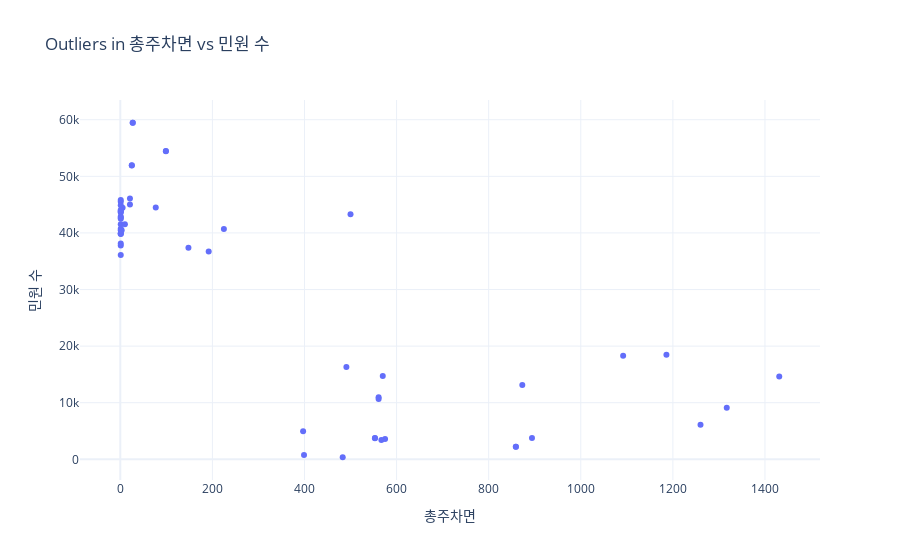

Notebook code for this chart:
### Code cell
fig = px.scatter(outliers_df, x='총주차면', y='민원 수',

                title='Outliers in 총주차면 vs 민원 수')
fig.update_layout(
    xaxis_title='총주차면',
    yaxis_title='민원 수',
    template='plotly_white'
)
fig.show()

### Figure 1 — Plotly figure (JSON) as saved in the notebook; plotly's stock layout.template omitted (floating-point values rounded to 4 significant figures)
{"data": [{"hovertemplate": "총주차면=%{x}<br>민원 수=%{y}<extra></extra>", "legendgroup": "", "marker": {"color": "#636efa", "symbol": "circle"}, "mode": "markers", "name": "", "orientation": "v", "showlegend": false, "type": "scatter", "x": [192.0, 3.0, 5.0, 27.0, 99.0, 25.0, 1.0, 1.0, 1.0, 1.0, 148.0, 1.0, 1.0, 21.0, 1.0, 1.0, 1.0, 1.0, 1.0, 1.0, 1.0, 1.0, 1.0, 1.0, 1.0, 859.0, 859.0, 553.0, 894.0, 561.0, 491.0, 575.0, 225.0, 1431.0, 483.0, 27.0, 99.0, 25.0, 500.0, 10.0, 1.0, 21.0, 1.0, 77.0, 1186.0, 553.0, 397.0, 570.0, 561.0, 399.0, 1260.0, 1317.0, 1092.0, 873.0, 567.0], "xaxis": "x", "y": [36734, 40468, 44435, 59466, 54456, 51934, 42914, 45508, 43605, 45796, 37394, 39812, 41549, 45022, 44880, 39903, 39903, 40732, 37786, 38152, 42495, 42661, 43756, 43873, 44045, 2237, 2237, 3766, 3782, 10946, 16325, 3577, 40687, 14618, 364, 59448, 54437, 51974, 43285, 41511, 40465, 46098, 36078, 44512, 18487, 3720, 4957, 14731, 10659, 760, 6096, 9119, 18302, 13130, 3398], "yaxis": "y"}], "layout": {"legend": {"tracegroupgap": 0}, "title": {"text": "Outliers in 총주차면 vs 민원 수"}, "xaxis": {"anchor": "y", "domain": [0, 1], "title": {"text": "총주차면"}}, "yaxis": {"anchor": "x", "domain": [0, 1], "title": {"text": "민원 수"}}}}
